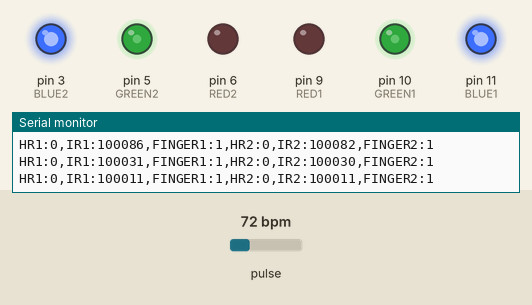
Recording of a sketch running on a simulated Arduino Uno, built with avr-gcc and run on an emulated ATmega328P. On the bench: output pins drawn as LEDs (lit = HIGH), the last lines printed to the serial monitor. The inputs (shaded band) are chosen by the test bench; at power-on: pulse 72 bpm.

Above: at 5.2 s.
5.3 s: pulse set to 42 bpm
At 6.6 s:
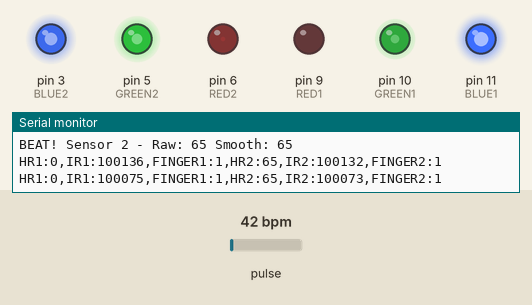
At 7.69 s:
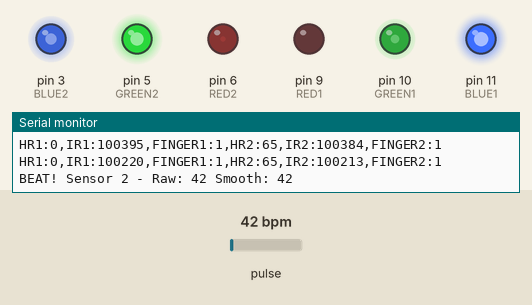
8.3 s: pulse set to 100 bpm
At 9.28 s:
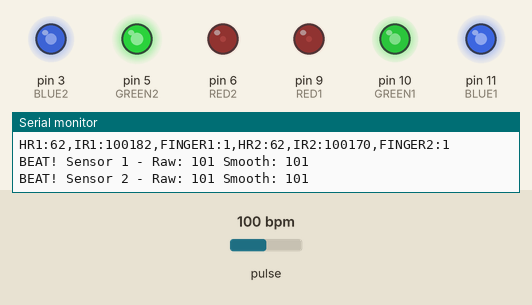
11.3 s: pulse set to 70 bpm
14.3 s: pulse set to 42 bpm
20.3 s: pulse set to 130 bpm
23.3 s: pulse set to 99 bpm
At 23.89 s:
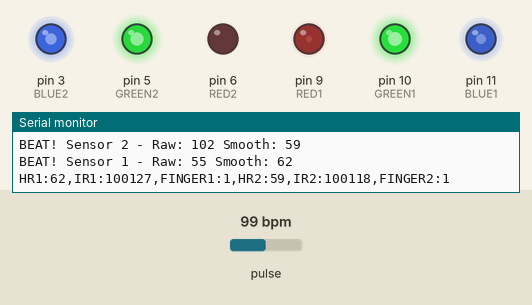
Timing chart, 0 to 28.9 s (numbered marks = the images above; inputs shaded):
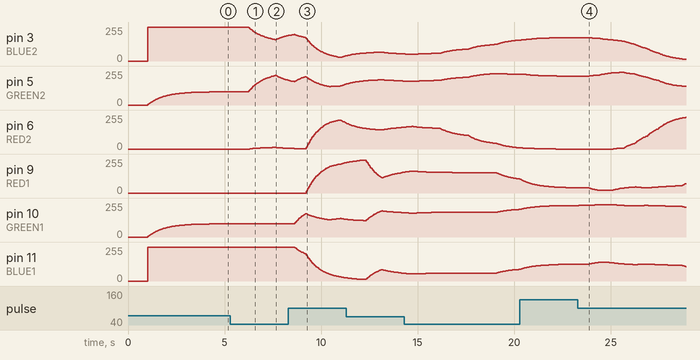

The sketch:

finalproj.ino
```cpp
#include <Wire.h>
#include "MAX30105.h"

MAX30105 sensor1;
MAX30105 sensor2;

// LED Strip 1 pins (for sensor 1)
const int RED1 = 9;
const int GREEN1 = 10;
const int BLUE1 = 11;

// LED Strip 2 pins (for sensor 2)
const int RED2 = 6;
const int GREEN2 = 5;
const int BLUE2 = 3;

// Sensor 1 variables
long irBuffer1[100];
int bufferIndex1 = 0;
long irAvg1 = 0;
long lastBeatTime1 = 0;
const int BPM_BUFFER_SIZE = 7;
int bpmBuffer1[BPM_BUFFER_SIZE];
int bpmBufferIndex1 = 0;
int smoothBpm1 = 0;
int beatCount1 = 0;

// Sensor 2 variables
long irBuffer2[100];
int bufferIndex2 = 0;
long irAvg2 = 0;
long lastBeatTime2 = 0;
int bpmBuffer2[BPM_BUFFER_SIZE];
int bpmBufferIndex2 = 0;
int smoothBpm2 = 0;
int beatCount2 = 0;

struct LEDColor {
  float r, g, b;
  float targetR, targetG, targetB;
};

LEDColor led1 = {0, 0, 255, 0, 0, 255}; // Start blue
LEDColor led2 = {0, 0, 255, 0, 0, 255};

void setup() {
  Serial.begin(115200);
  delay(1000);

  // Setup LED pins
  pinMode(RED1, OUTPUT);
  pinMode(GREEN1, OUTPUT);
  pinMode(BLUE1, OUTPUT);
  pinMode(RED2, OUTPUT);
  pinMode(GREEN2, OUTPUT);
  pinMode(BLUE2, OUTPUT);

  Serial.println("Starting sensors...");

  // Initialize sensor 1 (default I2C address 0x57)
  if (!sensor1.begin(Wire, I2C_SPEED_FAST, 0x57)) {
    Serial.println("Sensor 1 ERROR");
  } else {
    sensor1.setup();
    sensor1.setPulseAmplitudeRed(0x0A);
    Serial.println("Sensor 1 ready!");
  }

  // Initialize sensor 2 (alternative I2C address 0x5F)
  if (!sensor2.begin(Wire, I2C_SPEED_FAST, 0x5F)) {
    Serial.println("Sensor 2 ERROR");
  } else {
    sensor2.setup();
    sensor2.setPulseAmplitudeRed(0x0A);
    Serial.println("Sensor 2 ready!");
  }
}

void loop() {
  // Read both sensors
  long ir1 = sensor1.getIR();
  long ir2 = sensor2.getIR();

  // Process Sensor 1
  processSensor(ir1, irBuffer1, bufferIndex1, irAvg1, lastBeatTime1,
                bpmBuffer1, bpmBufferIndex1, smoothBpm1, beatCount1, 1);

  // Process Sensor 2
  processSensor(ir2, irBuffer2, bufferIndex2, irAvg2, lastBeatTime2,
                bpmBuffer2, bpmBufferIndex2, smoothBpm2, beatCount2, 2);

  updateLEDColor(smoothBpm1, led1);
  updateLEDColor(smoothBpm2, led2);

  smoothLEDTransition(led1, RED1, GREEN1, BLUE1);
  smoothLEDTransition(led2, RED2, GREEN2, BLUE2);

  static unsigned long lastPrint = 0;
  if (millis() - lastPrint > 200) {
    lastPrint = millis();

    int finger1 = (ir1 > 50000) ? 1 : 0;
    int finger2 = (ir2 > 50000) ? 1 : 0;

    Serial.print("HR1:");
    Serial.print(smoothBpm1);
    Serial.print(",IR1:");
    Serial.print(ir1);
    Serial.print(",FINGER1:");
    Serial.print(finger1);
    Serial.print(",HR2:");
    Serial.print(smoothBpm2);
    Serial.print(",IR2:");
    Serial.print(ir2);
    Serial.print(",FINGER2:");
    Serial.println(finger2);
  }

  delay(20);
}

void processSensor(long ir, long* irBuffer, int& bufferIndex, long& irAvg,
                   long& lastBeatTime, int* bpmBuffer, int& bpmBufferIndex,
                   int& smoothBpm, int& beatCount, int sensorNum) {

  // Store IR values in buffer
  irBuffer[bufferIndex] = ir;
  bufferIndex = (bufferIndex + 1) % 100;

  // Calculate average
  long sum = 0;
  for (int i = 0; i < 100; i++) {
    sum += irBuffer[i];
  }
  irAvg = sum / 100;

  // Beat detection
  static bool beatDetected1 = false;
  static bool beatDetected2 = false;
  static long lastIR1 = 0;
  static long lastIR2 = 0;

  bool* beatDetected = (sensorNum == 1) ? &beatDetected1 : &beatDetected2;
  long* lastIR = (sensorNum == 1) ? &lastIR1 : &lastIR2;

  // Detect when IR crosses below average (heartbeat)
  if (*lastIR > irAvg && ir < irAvg && !(*beatDetected) && ir > 50000) {
    long now = millis();
    long delta = now - lastBeatTime;

    if (delta > 500 && delta < 1800) {
      int newBpm = 60000 / delta;

      if (newBpm >= 40 && newBpm <= 150) {
        bpmBuffer[bpmBufferIndex] = newBpm;
        bpmBufferIndex = (bpmBufferIndex + 1) % BPM_BUFFER_SIZE;
        beatCount++;

        if (beatCount >= BPM_BUFFER_SIZE) {
          int sum = 0;
          for (int i = 0; i < BPM_BUFFER_SIZE; i++) {
            sum += bpmBuffer[i];
          }
          smoothBpm = sum / BPM_BUFFER_SIZE;
        } else {
          smoothBpm = newBpm;
        }

        Serial.print("BEAT! Sensor ");
        Serial.print(sensorNum);
        Serial.print(" - Raw: ");
        Serial.print(newBpm);
        Serial.print(" Smooth: ");
        Serial.println(smoothBpm);
      }
    }

    lastBeatTime = now;
    *beatDetected = true;
  }

  if (ir > irAvg) {
    *beatDetected = false;
  }

  *lastIR = ir;
}

void updateLEDColor(int bpm, LEDColor& led) {
  // Map BPM to color (same as frontend)
  // 30-130 BPM range with 4 color stages: blue -> green -> orange -> red

  float intensity = constrain((bpm - 30) / 100.0, 0.0, 1.0);

  struct ColorStage {
    float r, g, b;
  };

  ColorStage blue = {0, 100, 255};
  ColorStage green = {0, 255, 150};
  ColorStage orange = {255, 140, 0};
  ColorStage red = {255, 0, 50};

  ColorStage from, to;
  float blend;

  if (intensity < 0.33) {
    from = blue;
    to = green;
    blend = intensity * 3;
  } else if (intensity < 0.66) {
    from = green;
    to = orange;
    blend = (intensity - 0.33) * 3;
  } else {
    from = orange;
    to = red;
    blend = (intensity - 0.66) * 3;
  }

  led.targetR = from.r + (to.r - from.r) * blend;
  led.targetG = from.g + (to.g - from.g) * blend;
  led.targetB = from.b + (to.b - from.b) * blend;
}

void smoothLEDTransition(LEDColor& led, int redPin, int greenPin, int bluePin) {
  float speed = 0.05;

  led.r += (led.targetR - led.r) * speed;
  led.g += (led.targetG - led.g) * speed;
  led.b += (led.targetB - led.b) * speed;

  analogWrite(redPin, (int)led.r);
  analogWrite(greenPin, (int)led.g);
  analogWrite(bluePin, (int)led.b);
}

float lerp(float a, float b, float t) {
  return a + (b - a) * t;
}
```

Measured:
- after the input at 5.3 s, pin 9 (RED1): stays 0/255 (without the input it goes to 3/255 after 0.87 s); pin 10 (GREEN1): stays 99/255 (without the input it goes to 106/255 after 0.87 s); pin 11 (BLUE1): stays 255/255 (without the input it goes to 247/255 after 0.87 s)
- after the input at 8.3 s, pin 9 (RED1): moves from 0/255 to 228/255 over 2.1 s, starting after 0.93 s
- after the input at 23.3 s, pin 5 (GREEN2): rises from 216/255 to 244/255 in 1.6 s, then falls to 139/255 in 3.4 s; pin 6 (RED2): moves from 0/255 to 237/255 over 3.7 s, starting after 1.8 s
- by itself, pin 6 (RED2): rises from 164/255 to 169/255 in 0.34 s, then falls to 9/255 in 5.6 s
